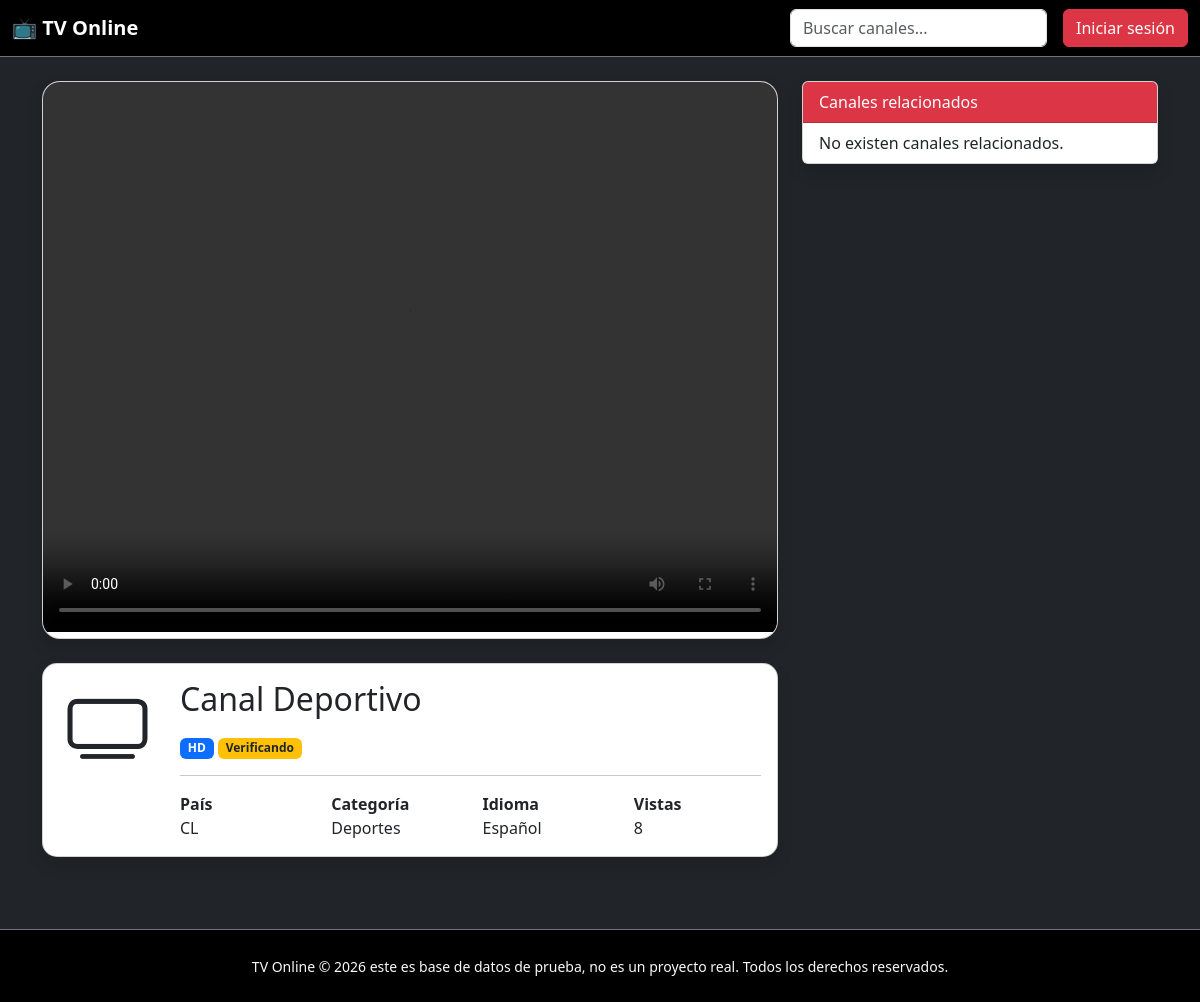
Page /canal/canal-deportivo/ on the committed database.
### guia_tv/models/channel.py (models this page shows, shortened)
class Channel(models.Model):
    QUALITY_CHOICES = [
        ("SD", "SD"),
        ("HD", "HD"),
        ("FHD", "Full HD"),
        ("4K", "4K"),
    ]
    STATUS_CHOICES = [
        ("checking", "Verificando"),
        ("online", "Online"),
        ("offline", "Offline"),
    ]
    name = models.CharField(max_length=200)
    slug = models.SlugField(
        unique=True,
        blank=True
    )
    description = models.TextField(
        blank=True
    )
    stream_url = models.URLField(
        max_length=1000
    )
    website = models.URLField(
        blank=True
    )
    logo = models.ImageField(
        upload_to="channels/logos/",
        blank=True,
        null=True
    )
    country = models.ForeignKey(
        Country,
        on_delete=models.SET_NULL,
        related_name="channels",
        null=True,
        blank=True,
    )
    language = models.ForeignKey(
        Language,
        on_delete=models.SET_NULL,
        related_name="channels",
        null=True,
        blank=True,
    )
    category = models.ForeignKey(
        Category,
        on_delete=models.SET_NULL,
        related_name="channels",
        null=True,
        blank=True,
    )
    quality = models.CharField(
        max_length=10,
        choices=QUALITY_CHOICES,
        default="HD"
    )
    status = models.CharField(
        max_length=20,
        choices=STATUS_CHOICES,
        default="checking"
    )
    epg_id = models.CharField(
        max_length=200,
        blank=True
    )
    is_active = models.BooleanField(
        default=True
    )
    is_public = models.BooleanField(
        default=True
    )
    is_featured = models.BooleanField(
        default=False
    )
    views = models.PositiveIntegerField(
        default=0
    )
    watching_now = models.PositiveIntegerField(
        default=0
    )
    last_checked = models.DateTimeField(
        blank=True,
        null=True
    )
    created_at = models.DateTimeField(
        auto_now_add=True
    )
    updated_at = models.DateTimeField(
        auto_now=True
    )
    class Meta:
        ordering = ["name"]
        verbose_name = "Canal"
        verbose_name_plural = "Canales"
        indexes = [
            models.Index(fields=["name"]),
            models.Index(fields=["slug"]),
            models.Index(fields=["is_active"]),
            models.Index(fields=["is_featured"]),
            models.Index(fields=["country"]),
            models.Index(fields=["category"]),
        ]

### guia_tv/models/country.py (models this page shows)
class Country(models.Model):
    name = models.CharField(
        max_length=100,
        unique=True
    )
    iso_code = models.CharField(
        max_length=2,
        unique=True
    )
    flag = models.ImageField(
        upload_to="flags/",
        blank=True,
        null=True
    )
    class Meta:
        ordering = ["name"]
        verbose_name = "País"
        verbose_name_plural = "Países"
    def __str__(self):
        return self.name

### guia_tv/models/category.py (models this page shows)
class Category(models.Model):
    name = models.CharField(
        max_length=100,
        unique=True
    )
    icon = models.CharField(
        max_length=100,
        blank=True
    )
    class Meta:
        ordering = ["name"]
        verbose_name = "Categoría"
        verbose_name_plural = "Categorías"
    def __str__(self):
        return self.name

### guia_tv/models/language.py (models this page shows)
class Language(models.Model):
    name = models.CharField(
        max_length=100
    )
    code = models.CharField(
        max_length=10
    )
    class Meta:
        ordering = ["name"]
        verbose_name = "Idioma"
        verbose_name_plural = "Idiomas"
    def __str__(self):
        return self.name

### guia_tv/views/player.py (the view)
def channel_detail(request, slug):
    channel = get_object_or_404(
        Channel.objects.select_related(
            "country",
            "category",
            "language",
        ),
        slug=slug,
        is_active=True,
    )
    Channel.objects.filter(pk=channel.pk).update(
        views=F("views") + 1
    )
    channel.refresh_from_db()
    related_channels = (
        Channel.objects.filter(
            category=channel.category,
            is_active=True,
        )
        .exclude(pk=channel.pk)
        .select_related(
            "country",
            "category",
            "language",
        )
        .order_by("-views")[:10]
    )
    context = {
        "channel": channel,
        "related_channels": related_channels,
    }
    return render(
        request,
        "guia_tv/player.html",
        context,
    )

### guia_tv/templates/guia_tv/player.html (shortened to what this page needs)
{% extends "base.html" %}
{% load static %}
{% block css %}
<link
    href="https://vjs.zencdn.net/8.16.1/video-js.css"
    rel="stylesheet">
{% endblock %}
{% block content %}
<div class="container">
    <div class="row">
        <div class="col-lg-8">
            <div class="card player-card shadow">
                <div class="card-body p-0">
                    <video
                        id="tv-player"
                        class="video-js vjs-big-play-centered"
                        controls
                        autoplay
                        preload="auto"
                        width="100%"
                        height="550">
                        <source
                            src="{{ channel.stream_url }}"
                            type="application/x-mpegURL">
                    </video>
                </div>
            </div>
            <div class="card info-card shadow mt-4">
                <div class="card-body">
                    <div class="row">
                        <div class="col-md-2 text-center">
                            {% if channel.logo %}
                                <img
                                    src="{{ channel.logo.url }}"
                                    class="img-fluid channel-logo">
                            {% else %}
                                <i class="bi bi-tv display-1"></i>
                            {% endif %}
                        </div>
                        <div class="col-md-10">
                            <h2>
                                {{ channel.name }}
                            </h2>
                            <span class="badge bg-primary">
                                {{ channel.quality }}
                            </span>
                            {% if channel.status == "online" %}
                                <span class="badge bg-success">
                                    Online
                                </span>
                            {% elif channel.status == "offline" %}
                                <span class="badge bg-danger">
                                    Offline
                                </span>
                            {% else %}
                                <span class="badge bg-warning text-dark">
                                    Verificando
                                </span>
                            {% endif %}
                            <hr>
                            <div class="row">
                                <div class="col">
                                    <strong>País</strong>
                                    <br>
                                    {{ channel.country }}
                                </div>
                                <div class="col">
                                    <strong>Categoría</strong>
                                    <br>
                                    {{ channel.category }}
                                </div>
                                <div class="col">
                                    <strong>Idioma</strong>
                                    <br>
                                    {{ channel.language }}
                                </div>
                                <div class="col">
                                    <strong>Vistas</strong>
                                    <br>
                                    {{ channel.views }}
                                </div>
                            </div>
                        </div>
                    </div>
                </div>
            </div>
        </div>
        <div class="col-lg-4">
            <div class="card shadow">
                <div class="card-header bg-danger text-white">
                    Canales relacionados
                </div>
                <div class="list-group list-group-flush">
                    {% for item in related_channels %}
                        <a
                            href="{% url 'player' item.slug %}"
                            class="list-group-item list-group-item-action related-card">
                            {{ item.name }}
                        </a>
                    {% empty %}
                        <div class="list-group-item">
                            No existen canales relacionados.
                        </div>
                    {% endfor %}
                </div>
            </div>
        </div>
    </div>
</div>
{% endblock %}

### static/css/style.css (style rules this page uses)
body { background:#212529; color:white; }

### guia_tv/templates/guia_tv/player.html (style rules this page uses)
.player-card { border-radius:18px; overflow:hidden; }
.info-card { border-radius:15px; }

### rows in the picture
Channel: name "Canal Deportivo", quality "HD", country "CL", category "Deportes", language "Español", views "8"
